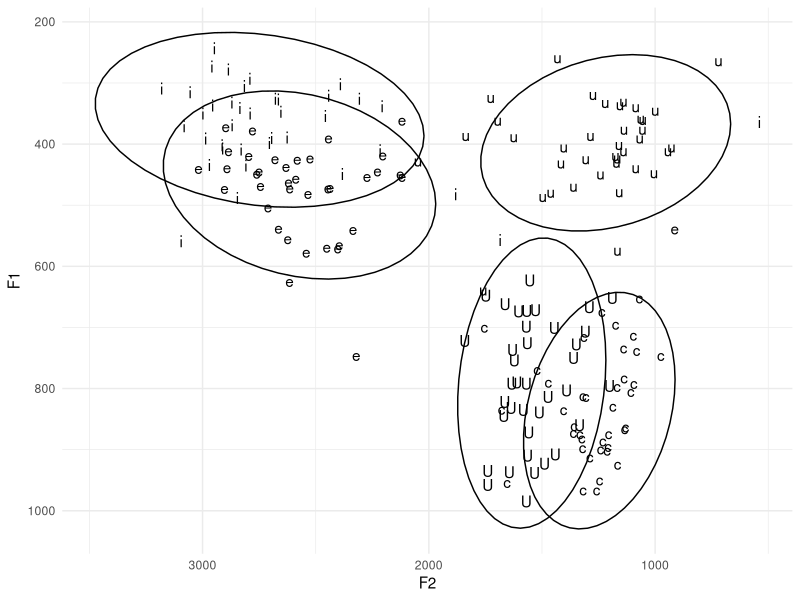

R code for this plot:
## ---- chunk 1
knitr::opts_chunk$set(message=FALSE,warning=FALSE, cache=TRUE)
## ---- chunk 2
library(ggplot2)
data_24 <- read.csv("LING2200_vowels_2024.csv", header=TRUE)
vowel_space_24 <- ggplot(data_24, aes(x=F2, y=F1, label=Vowel)) + geom_text() + stat_ellipse(aes(group = Vowel)) + scale_x_reverse() + scale_y_reverse() + theme_minimal()
vowel_space_24
